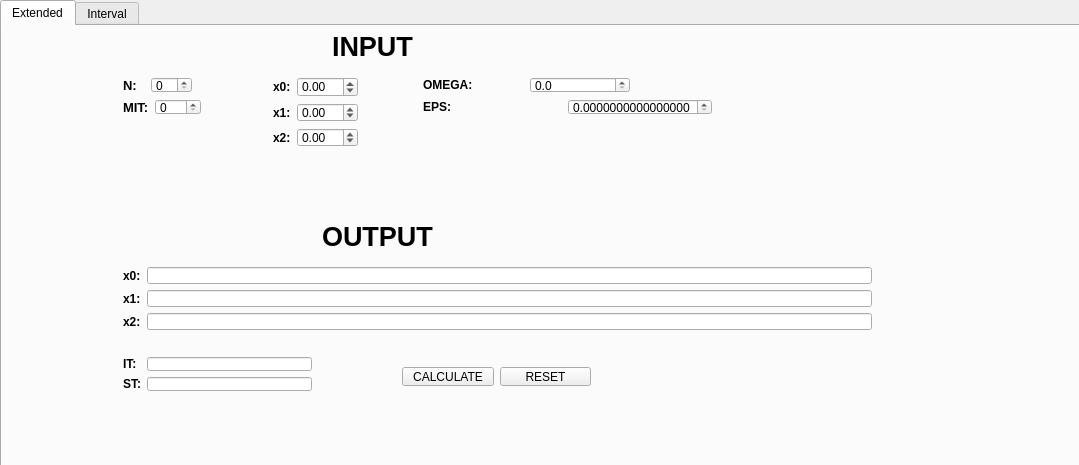
<?xml version="1.0" encoding="UTF-8"?>
<ui version="4.0">
 <class>MainWindow</class>
 <widget class="QMainWindow" name="MainWindow">
  <property name="geometry">
   <rect>
    <x>0</x>
    <y>0</y>
    <width>1079</width>
    <height>465</height>
   </rect>
  </property>
  <property name="windowTitle">
   <string>MainWindow</string>
  </property>
  <widget class="QWidget" name="centralWidget">
   <widget class="QTabWidget" name="tabWidget">
    <property name="geometry">
     <rect>
      <x>0</x>
      <y>0</y>
      <width>1081</width>
      <height>531</height>
     </rect>
    </property>
    <property name="currentIndex">
     <number>0</number>
    </property>
    <widget class="QWidget" name="tab">
     <attribute name="title">
      <string>Extended</string>
     </attribute>
     <widget class="QWidget" name="layoutWidget">
      <property name="geometry">
       <rect>
        <x>110</x>
        <y>40</y>
        <width>100</width>
        <height>60</height>
       </rect>
      </property>
      <layout class="QVBoxLayout" name="verticalLayout">
       <item>
        <layout class="QHBoxLayout" name="horizontalLayout">
         <item>
          <widget class="QLabel" name="label">
           <property name="font">
            <font>
             <pointsize>10</pointsize>
             <weight>75</weight>
             <bold>true</bold>
            </font>
           </property>
           <property name="text">
            <string>N:</string>
           </property>
          </widget>
         </item>
         <item>
          <spacer name="horizontalSpacer_2">
           <property name="orientation">
            <enum>Qt::Horizontal</enum>
           </property>
           <property name="sizeHint" stdset="0">
            <size>
             <width>40</width>
             <height>20</height>
            </size>
           </property>
          </spacer>
         </item>
         <item>
          <widget class="QSpinBox" name="spinBox_n_1"/>
         </item>
         <item>
          <spacer name="horizontalSpacer">
           <property name="orientation">
            <enum>Qt::Horizontal</enum>
           </property>
           <property name="sizeHint" stdset="0">
            <size>
             <width>40</width>
             <height>20</height>
            </size>
           </property>
          </spacer>
         </item>
        </layout>
       </item>
       <item>
        <layout class="QHBoxLayout" name="horizontalLayout_2">
         <item>
          <widget class="QLabel" name="label_2">
           <property name="font">
            <font>
             <pointsize>10</pointsize>
             <weight>75</weight>
             <bold>true</bold>
            </font>
           </property>
           <property name="text">
            <string>MIT:</string>
           </property>
          </widget>
         </item>
         <item>
          <widget class="QSpinBox" name="spinBox_m_1">
           <property name="maximum">
            <number>1000</number>
           </property>
          </widget>
         </item>
        </layout>
       </item>
      </layout>
     </widget>
     <widget class="QLabel" name="label_15">
      <property name="geometry">
       <rect>
        <x>330</x>
        <y>10</y>
        <width>81</width>
        <height>21</height>
       </rect>
      </property>
      <property name="font">
       <font>
        <pointsize>20</pointsize>
        <weight>75</weight>
        <bold>true</bold>
       </font>
      </property>
      <property name="text">
       <string>INPUT</string>
      </property>
     </widget>
     <widget class="QLabel" name="label_16">
      <property name="geometry">
       <rect>
        <x>320</x>
        <y>200</y>
        <width>111</width>
        <height>21</height>
       </rect>
      </property>
      <property name="font">
       <font>
        <pointsize>20</pointsize>
        <weight>75</weight>
        <bold>true</bold>
       </font>
      </property>
      <property name="text">
       <string>OUTPUT</string>
      </property>
     </widget>
     <widget class="QWidget" name="layoutWidget">
      <property name="geometry">
       <rect>
        <x>260</x>
        <y>40</y>
        <width>107</width>
        <height>92</height>
       </rect>
      </property>
      <layout class="QVBoxLayout" name="verticalLayout_3">
       <item>
        <layout class="QHBoxLayout" name="horizontalLayout_5">
         <item>
          <widget class="QLabel" name="label_5">
           <property name="font">
            <font>
             <weight>75</weight>
             <bold>true</bold>
            </font>
           </property>
           <property name="text">
            <string>x0:</string>
           </property>
          </widget>
         </item>
         <item>
          <widget class="QDoubleSpinBox" name="doubleSpinBox_x0_1">
           <property name="minimum">
            <double>-100.000000000000000</double>
           </property>
           <property name="maximum">
            <double>100.000000000000000</double>
           </property>
          </widget>
         </item>
        </layout>
       </item>
       <item>
        <layout class="QHBoxLayout" name="horizontalLayout_6">
         <item>
          <widget class="QLabel" name="label_6">
           <property name="font">
            <font>
             <weight>75</weight>
             <bold>true</bold>
            </font>
           </property>
           <property name="text">
            <string>x1:</string>
           </property>
          </widget>
         </item>
         <item>
          <widget class="QDoubleSpinBox" name="doubleSpinBox_x1_1">
           <property name="minimum">
            <double>-100.000000000000000</double>
           </property>
           <property name="maximum">
            <double>100.000000000000000</double>
           </property>
          </widget>
         </item>
        </layout>
       </item>
       <item>
        <layout class="QHBoxLayout" name="horizontalLayout_7">
         <item>
          <widget class="QLabel" name="label_7">
           <property name="font">
            <font>
             <weight>75</weight>
             <bold>true</bold>
            </font>
           </property>
           <property name="text">
            <string>x2:</string>
           </property>
          </widget>
         </item>
         <item>
          <widget class="QDoubleSpinBox" name="doubleSpinBox_x2_1">
           <property name="minimum">
            <double>-100.000000000000000</double>
           </property>
           <property name="maximum">
            <double>100.000000000000000</double>
           </property>
          </widget>
         </item>
        </layout>
       </item>
      </layout>
     </widget>
     <widget class="QWidget" name="layoutWidget">
      <property name="geometry">
       <rect>
        <x>410</x>
        <y>40</y>
        <width>311</width>
        <height>60</height>
       </rect>
      </property>
      <layout class="QVBoxLayout" name="verticalLayout_4">
       <item>
        <layout class="QHBoxLayout" name="horizontalLayout_8">
         <item>
          <widget class="QLabel" name="label_8">
           <property name="font">
            <font>
             <weight>75</weight>
             <bold>true</bold>
            </font>
           </property>
           <property name="text">
            <string>OMEGA:</string>
           </property>
          </widget>
         </item>
         <item>
          <widget class="QDoubleSpinBox" name="doubleSpinBox_omega_1">
           <property name="decimals">
            <number>1</number>
           </property>
           <property name="maximum">
            <double>100.000000000000000</double>
           </property>
           <property name="singleStep">
            <double>0.100000000000000</double>
           </property>
          </widget>
         </item>
         <item>
          <spacer name="horizontalSpacer_6">
           <property name="orientation">
            <enum>Qt::Horizontal</enum>
           </property>
           <property name="sizeType">
            <enum>QSizePolicy::Fixed</enum>
           </property>
           <property name="sizeHint" stdset="0">
            <size>
             <width>82</width>
             <height>20</height>
            </size>
           </property>
          </spacer>
         </item>
        </layout>
       </item>
       <item>
        <layout class="QHBoxLayout" name="horizontalLayout_9">
         <item>
          <widget class="QLabel" name="label_9">
           <property name="font">
            <font>
             <weight>75</weight>
             <bold>true</bold>
            </font>
           </property>
           <property name="text">
            <string>EPS:</string>
           </property>
          </widget>
         </item>
         <item>
          <spacer name="horizontalSpacer_5">
           <property name="orientation">
            <enum>Qt::Horizontal</enum>
           </property>
           <property name="sizeHint" stdset="0">
            <size>
             <width>40</width>
             <height>20</height>
            </size>
           </property>
          </spacer>
         </item>
         <item>
          <widget class="QDoubleSpinBox" name="doubleSpinBox_eps_1">
           <property name="decimals">
            <number>16</number>
           </property>
           <property name="maximum">
            <double>100.000000000000000</double>
           </property>
          </widget>
         </item>
        </layout>
       </item>
      </layout>
     </widget>
     <widget class="QWidget" name="layoutWidget">
      <property name="geometry">
       <rect>
        <x>110</x>
        <y>230</y>
        <width>771</width>
        <height>85</height>
       </rect>
      </property>
      <layout class="QHBoxLayout" name="horizontalLayout_10">
       <item>
        <layout class="QVBoxLayout" name="verticalLayout_6">
         <item>
          <widget class="QLabel" name="label_10">
           <property name="font">
            <font>
             <weight>75</weight>
             <bold>true</bold>
            </font>
           </property>
           <property name="text">
            <string>x0:</string>
           </property>
          </widget>
         </item>
         <item>
          <widget class="QLabel" name="label_11">
           <property name="font">
            <font>
             <weight>75</weight>
             <bold>true</bold>
            </font>
           </property>
           <property name="text">
            <string>x1:</string>
           </property>
          </widget>
         </item>
         <item>
          <widget class="QLabel" name="label_12">
           <property name="font">
            <font>
             <weight>75</weight>
             <bold>true</bold>
            </font>
           </property>
           <property name="text">
            <string>x2:</string>
           </property>
          </widget>
         </item>
        </layout>
       </item>
       <item>
        <layout class="QVBoxLayout" name="verticalLayout_5">
         <item>
          <widget class="QLineEdit" name="lineEdit_x0_1"/>
         </item>
         <item>
          <widget class="QLineEdit" name="lineEdit_x1_1"/>
         </item>
         <item>
          <widget class="QLineEdit" name="lineEdit_x2_1"/>
         </item>
        </layout>
       </item>
      </layout>
     </widget>
     <widget class="QWidget" name="layoutWidget">
      <property name="geometry">
       <rect>
        <x>110</x>
        <y>320</y>
        <width>211</width>
        <height>56</height>
       </rect>
      </property>
      <layout class="QHBoxLayout" name="horizontalLayout_11">
       <item>
        <layout class="QVBoxLayout" name="verticalLayout_7">
         <item>
          <widget class="QLabel" name="label_13">
           <property name="font">
            <font>
             <weight>75</weight>
             <bold>true</bold>
            </font>
           </property>
           <property name="text">
            <string>IT:</string>
           </property>
          </widget>
         </item>
         <item>
          <widget class="QLabel" name="label_14">
           <property name="font">
            <font>
             <weight>75</weight>
             <bold>true</bold>
            </font>
           </property>
           <property name="text">
            <string>ST:</string>
           </property>
          </widget>
         </item>
        </layout>
       </item>
       <item>
        <layout class="QVBoxLayout" name="verticalLayout_8">
         <item>
          <widget class="QLineEdit" name="lineEdit_it_1"/>
         </item>
         <item>
          <widget class="QLineEdit" name="lineEdit_st_1"/>
         </item>
        </layout>
       </item>
      </layout>
     </widget>
     <widget class="QWidget" name="layoutWidget">
      <property name="geometry">
       <rect>
        <x>389</x>
        <y>330</y>
        <width>211</width>
        <height>41</height>
       </rect>
      </property>
      <layout class="QHBoxLayout" name="horizontalLayout_37">
       <item>
        <widget class="QPushButton" name="pushButton">
         <property name="text">
          <string>CALCULATE</string>
         </property>
        </widget>
       </item>
       <item>
        <widget class="QPushButton" name="pushButton_2">
         <property name="text">
          <string>RESET</string>
         </property>
        </widget>
       </item>
      </layout>
     </widget>
    </widget>
    <widget class="QWidget" name="tab_2">
     <attribute name="title">
      <string>Interval</string>
     </attribute>
     <widget class="QWidget" name="layoutWidget">
      <property name="geometry">
       <rect>
        <x>20</x>
        <y>40</y>
        <width>100</width>
        <height>60</height>
       </rect>
      </property>
      <layout class="QVBoxLayout" name="verticalLayout_2">
       <item>
        <layout class="QHBoxLayout" name="horizontalLayout_3">
         <item>
          <widget class="QLabel" name="label_3">
           <property name="font">
            <font>
             <pointsize>10</pointsize>
             <weight>75</weight>
             <bold>true</bold>
            </font>
           </property>
           <property name="text">
            <string>N:</string>
           </property>
          </widget>
         </item>
         <item>
          <spacer name="horizontalSpacer_3">
           <property name="orientation">
            <enum>Qt::Horizontal</enum>
           </property>
           <property name="sizeHint" stdset="0">
            <size>
             <width>40</width>
             <height>20</height>
            </size>
           </property>
          </spacer>
         </item>
         <item>
          <widget class="QSpinBox" name="spinBox_n_2">
           <property name="maximum">
            <number>1000</number>
           </property>
          </widget>
         </item>
         <item>
          <spacer name="horizontalSpacer_4">
           <property name="orientation">
            <enum>Qt::Horizontal</enum>
           </property>
           <property name="sizeHint" stdset="0">
            <size>
             <width>40</width>
             <height>20</height>
            </size>
           </property>
          </spacer>
         </item>
        </layout>
       </item>
       <item>
        <layout class="QHBoxLayout" name="horizontalLayout_4">
         <item>
          <widget class="QLabel" name="label_4">
           <property name="font">
            <font>
             <pointsize>10</pointsize>
             <weight>75</weight>
             <bold>true</bold>
            </font>
           </property>
           <property name="text">
            <string>MIT:</string>
           </property>
          </widget>
         </item>
         <item>
          <widget class="QSpinBox" name="spinBox_m_2">
           <property name="maximum">
            <number>1000</number>
           </property>
          </widget>
         </item>
        </layout>
       </item>
      </layout>
     </widget>
     <widget class="QWidget" name="layoutWidget_2">
      <property name="geometry">
       <rect>
        <x>450</x>
        <y>40</y>
        <width>608</width>
        <height>60</height>
       </rect>
      </property>
      <layout class="QVBoxLayout" name="verticalLayout_9">
       <item>
        <layout class="QHBoxLayout" name="horizontalLayout_12">
         <item>
          <widget class="QLabel" name="label_17">
           <property name="font">
            <font>
             <weight>75</weight>
             <bold>true</bold>
            </font>
           </property>
           <property name="text">
            <string>OMEGA:</string>
           </property>
          </widget>
         </item>
         <item>
          <widget class="QLabel" name="label_32">
           <property name="font">
            <font>
             <weight>75</weight>
             <bold>true</bold>
            </font>
           </property>
           <property name="text">
            <string>left:</string>
           </property>
          </widget>
         </item>
         <item>
          <widget class="QDoubleSpinBox" name="doubleSpinBox_omega_2L">
           <property name="minimum">
            <double>-1000.000000000000000</double>
           </property>
           <property name="maximum">
            <double>1000.000000000000000</double>
           </property>
          </widget>
         </item>
         <item>
          <widget class="QLabel" name="label_25">
           <property name="font">
            <font>
             <weight>75</weight>
             <bold>true</bold>
            </font>
           </property>
           <property name="text">
            <string>right:</string>
           </property>
          </widget>
         </item>
         <item>
          <widget class="QDoubleSpinBox" name="doubleSpinBox_omega_2R">
           <property name="minimum">
            <double>-1000.000000000000000</double>
           </property>
           <property name="maximum">
            <double>1000.000000000000000</double>
           </property>
          </widget>
         </item>
        </layout>
       </item>
       <item>
        <layout class="QHBoxLayout" name="horizontalLayout_13">
         <item>
          <widget class="QLabel" name="label_18">
           <property name="font">
            <font>
             <weight>75</weight>
             <bold>true</bold>
            </font>
           </property>
           <property name="text">
            <string>EPS:</string>
           </property>
          </widget>
         </item>
         <item>
          <widget class="QLabel" name="label_33">
           <property name="font">
            <font>
             <weight>75</weight>
             <bold>true</bold>
            </font>
           </property>
           <property name="text">
            <string>left:</string>
           </property>
          </widget>
         </item>
         <item>
          <widget class="QDoubleSpinBox" name="doubleSpinBox_eps_2L">
           <property name="decimals">
            <number>16</number>
           </property>
           <property name="maximum">
            <double>100.000000000000000</double>
           </property>
          </widget>
         </item>
         <item>
          <widget class="QLabel" name="label_34">
           <property name="font">
            <font>
             <weight>75</weight>
             <bold>true</bold>
            </font>
           </property>
           <property name="text">
            <string>right:</string>
           </property>
          </widget>
         </item>
         <item>
          <widget class="QDoubleSpinBox" name="doubleSpinBox_eps_2R">
           <property name="decimals">
            <number>16</number>
           </property>
           <property name="maximum">
            <double>100.000000000000000</double>
           </property>
          </widget>
         </item>
        </layout>
       </item>
      </layout>
     </widget>
     <widget class="QWidget" name="layoutWidget_3">
      <property name="geometry">
       <rect>
        <x>160</x>
        <y>40</y>
        <width>279</width>
        <height>113</height>
       </rect>
      </property>
      <layout class="QVBoxLayout" name="verticalLayout_10">
       <item>
        <layout class="QHBoxLayout" name="horizontalLayout_14">
         <item>
          <widget class="QLabel" name="label_19">
           <property name="font">
            <font>
             <weight>75</weight>
             <bold>true</bold>
            </font>
           </property>
           <property name="text">
            <string>x0:</string>
           </property>
          </widget>
         </item>
         <item>
          <widget class="QLabel" name="label_22">
           <property name="font">
            <font>
             <weight>75</weight>
             <bold>true</bold>
            </font>
           </property>
           <property name="text">
            <string>left:</string>
           </property>
          </widget>
         </item>
         <item>
          <widget class="QDoubleSpinBox" name="doubleSpinBox_x0_2L">
           <property name="minimum">
            <double>-1000.000000000000000</double>
           </property>
           <property name="maximum">
            <double>1000.000000000000000</double>
           </property>
          </widget>
         </item>
         <item>
          <widget class="QLabel" name="label_23">
           <property name="font">
            <font>
             <weight>75</weight>
             <bold>true</bold>
            </font>
           </property>
           <property name="text">
            <string>right:</string>
           </property>
          </widget>
         </item>
         <item>
          <widget class="QDoubleSpinBox" name="doubleSpinBox_x0_2R">
           <property name="minimum">
            <double>-1000.000000000000000</double>
           </property>
           <property name="maximum">
            <double>1000.000000000000000</double>
           </property>
          </widget>
         </item>
        </layout>
       </item>
       <item>
        <layout class="QHBoxLayout" name="horizontalLayout_15">
         <item>
          <widget class="QLabel" name="label_20">
           <property name="font">
            <font>
             <weight>75</weight>
             <bold>true</bold>
            </font>
           </property>
           <property name="text">
            <string>x1:</string>
           </property>
          </widget>
         </item>
         <item>
          <widget class="QLabel" name="label_26">
           <property name="font">
            <font>
             <weight>75</weight>
             <bold>true</bold>
            </font>
           </property>
           <property name="text">
            <string>left:</string>
           </property>
          </widget>
         </item>
         <item>
          <widget class="QDoubleSpinBox" name="doubleSpinBox_x1_2L">
           <property name="minimum">
            <double>-1000.000000000000000</double>
           </property>
           <property name="maximum">
            <double>1000.000000000000000</double>
           </property>
          </widget>
         </item>
         <item>
          <widget class="QLabel" name="label_27">
           <property name="font">
            <font>
             <weight>75</weight>
             <bold>true</bold>
            </font>
           </property>
           <property name="text">
            <string>right:</string>
           </property>
          </widget>
         </item>
         <item>
          <widget class="QDoubleSpinBox" name="doubleSpinBox_x1_2R">
           <property name="minimum">
            <double>-1000.000000000000000</double>
           </property>
           <property name="maximum">
            <double>1000.000000000000000</double>
           </property>
          </widget>
         </item>
        </layout>
       </item>
       <item>
        <layout class="QHBoxLayout" name="horizontalLayout_16">
         <item>
          <widget class="QLabel" name="label_21">
           <property name="font">
            <font>
             <weight>75</weight>
             <bold>true</bold>
            </font>
           </property>
           <property name="text">
            <string>x2:</string>
           </property>
          </widget>
         </item>
         <item>
          <widget class="QLabel" name="label_30">
           <property name="font">
            <font>
             <weight>75</weight>
             <bold>true</bold>
            </font>
           </property>
           <property name="text">
            <string>left:</string>
           </property>
          </widget>
         </item>
         <item>
          <widget class="QDoubleSpinBox" name="doubleSpinBox_x2_2L">
           <property name="minimum">
            <double>-1000.000000000000000</double>
           </property>
           <property name="maximum">
            <double>1000.000000000000000</double>
           </property>
          </widget>
         </item>
         <item>
          <widget class="QLabel" name="label_31">
           <property name="font">
            <font>
             <weight>75</weight>
             <bold>true</bold>
            </font>
           </property>
           <property name="text">
            <string>right:</string>
           </property>
          </widget>
         </item>
         <item>
          <widget class="QDoubleSpinBox" name="doubleSpinBox_x2_2R">
           <property name="minimum">
            <double>-1000.000000000000000</double>
           </property>
           <property name="maximum">
            <double>1000.000000000000000</double>
           </property>
          </widget>
         </item>
        </layout>
       </item>
      </layout>
     </widget>
     <widget class="QLabel" name="label_35">
      <property name="geometry">
       <rect>
        <x>360</x>
        <y>10</y>
        <width>91</width>
        <height>21</height>
       </rect>
      </property>
      <property name="font">
       <font>
        <pointsize>20</pointsize>
        <weight>75</weight>
        <bold>true</bold>
       </font>
      </property>
      <property name="text">
       <string>INPUT</string>
      </property>
     </widget>
     <widget class="QWidget" name="layoutWidget">
      <property name="geometry">
       <rect>
        <x>20</x>
        <y>230</y>
        <width>921</width>
        <height>89</height>
       </rect>
      </property>
      <layout class="QVBoxLayout" name="verticalLayout_21">
       <item>
        <layout class="QHBoxLayout" name="horizontalLayout_33">
         <item>
          <widget class="QLabel" name="label_68">
           <property name="font">
            <font>
             <weight>75</weight>
             <bold>true</bold>
            </font>
           </property>
           <property name="text">
            <string>x0:</string>
           </property>
          </widget>
         </item>
         <item>
          <widget class="QLabel" name="label_69">
           <property name="font">
            <font>
             <weight>75</weight>
             <bold>true</bold>
            </font>
           </property>
           <property name="text">
            <string>left:</string>
           </property>
          </widget>
         </item>
         <item>
          <widget class="QLineEdit" name="lineEdit_x0_2L"/>
         </item>
         <item>
          <widget class="QLabel" name="label_70">
           <property name="font">
            <font>
             <weight>75</weight>
             <bold>true</bold>
            </font>
           </property>
           <property name="text">
            <string>right:</string>
           </property>
          </widget>
         </item>
         <item>
          <widget class="QLineEdit" name="lineEdit_x0_2R"/>
         </item>
        </layout>
       </item>
       <item>
        <layout class="QHBoxLayout" name="horizontalLayout_34">
         <item>
          <widget class="QLabel" name="label_71">
           <property name="font">
            <font>
             <weight>75</weight>
             <bold>true</bold>
            </font>
           </property>
           <property name="text">
            <string>x0:</string>
           </property>
          </widget>
         </item>
         <item>
          <widget class="QLabel" name="label_72">
           <property name="font">
            <font>
             <weight>75</weight>
             <bold>true</bold>
            </font>
           </property>
           <property name="text">
            <string>left:</string>
           </property>
          </widget>
         </item>
         <item>
          <widget class="QLineEdit" name="lineEdit_x1_2L"/>
         </item>
         <item>
          <widget class="QLabel" name="label_73">
           <property name="font">
            <font>
             <weight>75</weight>
             <bold>true</bold>
            </font>
           </property>
           <property name="text">
            <string>right:</string>
           </property>
          </widget>
         </item>
         <item>
          <widget class="QLineEdit" name="lineEdit_x1_2R"/>
         </item>
        </layout>
       </item>
       <item>
        <layout class="QHBoxLayout" name="horizontalLayout_35">
         <item>
          <widget class="QLabel" name="label_74">
           <property name="font">
            <font>
             <weight>75</weight>
             <bold>true</bold>
            </font>
           </property>
           <property name="text">
            <string>x0:</string>
           </property>
          </widget>
         </item>
         <item>
          <widget class="QLabel" name="label_75">
           <property name="font">
            <font>
             <weight>75</weight>
             <bold>true</bold>
            </font>
           </property>
           <property name="text">
            <string>left:</string>
           </property>
          </widget>
         </item>
         <item>
          <widget class="QLineEdit" name="lineEdit_x2_2L"/>
         </item>
         <item>
          <widget class="QLabel" name="label_76">
           <property name="font">
            <font>
             <weight>75</weight>
             <bold>true</bold>
            </font>
           </property>
           <property name="text">
            <string>right:</string>
           </property>
          </widget>
         </item>
         <item>
          <widget class="QLineEdit" name="lineEdit_x2_2R"/>
         </item>
        </layout>
       </item>
      </layout>
     </widget>
     <widget class="QWidget" name="layoutWidget">
      <property name="geometry">
       <rect>
        <x>20</x>
        <y>330</y>
        <width>221</width>
        <height>56</height>
       </rect>
      </property>
      <layout class="QHBoxLayout" name="horizontalLayout_36">
       <item>
        <layout class="QVBoxLayout" name="verticalLayout_23">
         <item>
          <widget class="QLabel" name="label_77">
           <property name="font">
            <font>
             <weight>75</weight>
             <bold>true</bold>
            </font>
           </property>
           <property name="text">
            <string>IT:</string>
           </property>
          </widget>
         </item>
         <item>
          <widget class="QLabel" name="label_78">
           <property name="font">
            <font>
             <weight>75</weight>
             <bold>true</bold>
            </font>
           </property>
           <property name="text">
            <string>ST:</string>
           </property>
          </widget>
         </item>
        </layout>
       </item>
       <item>
        <layout class="QVBoxLayout" name="verticalLayout_22">
         <item>
          <widget class="QLineEdit" name="lineEdit_it_2"/>
         </item>
         <item>
          <widget class="QLineEdit" name="lineEdit_st_2"/>
         </item>
        </layout>
       </item>
      </layout>
     </widget>
     <widget class="QLabel" name="label_36">
      <property name="geometry">
       <rect>
        <x>350</x>
        <y>190</y>
        <width>111</width>
        <height>21</height>
       </rect>
      </property>
      <property name="font">
       <font>
        <pointsize>20</pointsize>
        <weight>75</weight>
        <bold>true</bold>
       </font>
      </property>
      <property name="text">
       <string>OUTPUT</string>
      </property>
     </widget>
     <widget class="QPushButton" name="pushButton_3">
      <property name="geometry">
       <rect>
        <x>320</x>
        <y>330</y>
        <width>80</width>
        <height>23</height>
       </rect>
      </property>
      <property name="text">
       <string>Calculate</string>
      </property>
     </widget>
     <widget class="QPushButton" name="pushButton_4">
      <property name="geometry">
       <rect>
        <x>320</x>
        <y>360</y>
        <width>80</width>
        <height>23</height>
       </rect>
      </property>
      <property name="text">
       <string>Reset</string>
      </property>
     </widget>
     <zorder>layoutWidget</zorder>
     <zorder>layoutWidget</zorder>
     <zorder>layoutWidget</zorder>
     <zorder>layoutWidget_2</zorder>
     <zorder>layoutWidget_3</zorder>
     <zorder>label_35</zorder>
     <zorder>label_36</zorder>
     <zorder>pushButton_3</zorder>
     <zorder>pushButton_4</zorder>
    </widget>
   </widget>
  </widget>
 </widget>
 <layoutdefault spacing="6" margin="11"/>
 <resources/>
 <connections/>
</ui>
